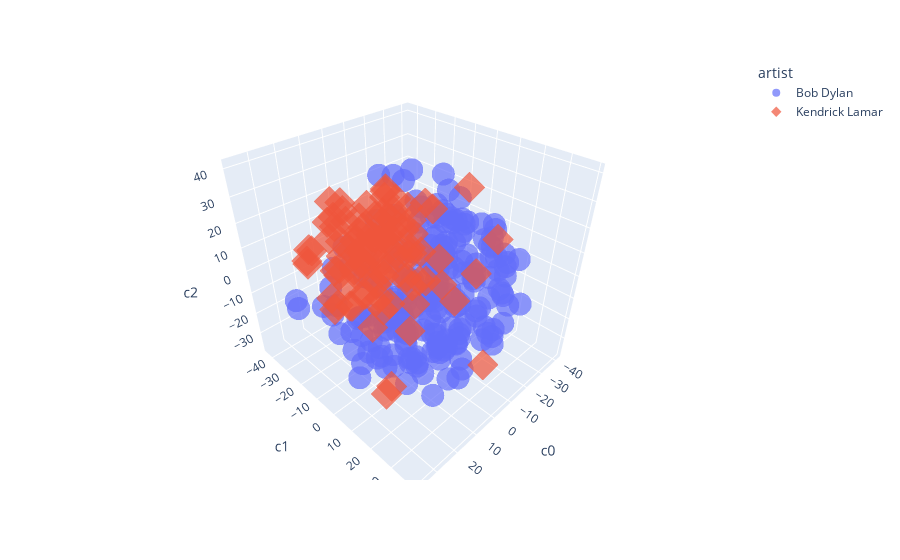

Notebook cell for this chart:
### Markdown cell above
Lets try 3-dimensions and check if the same holds.

### Code cell
tsne3 = create_text_embeddings(3, X, 25)
fig = px.scatter_3d(tsne3, x='c0', y='c1', z='c2',
              color='artist', symbol='artist',  opacity=0.7, size_max=2)
fig.show()
